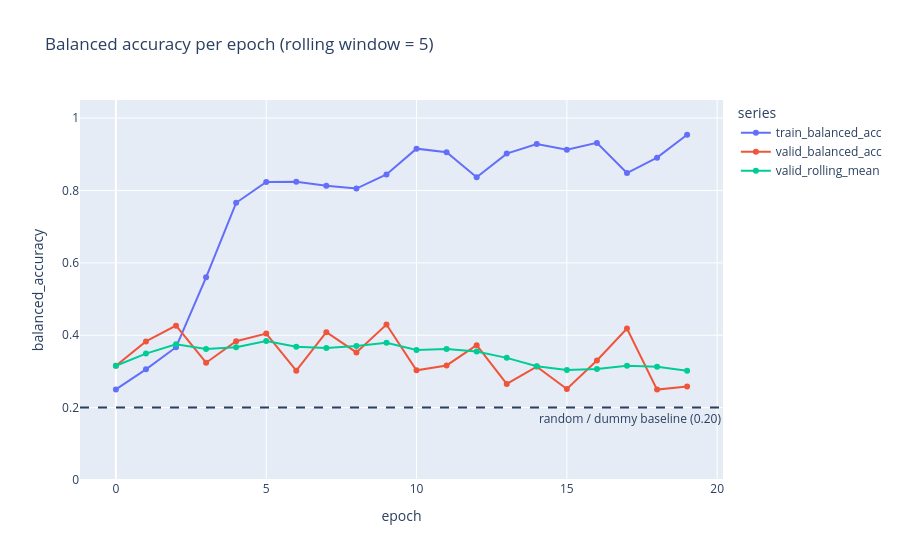

Notebook code for this chart:
### Code cell
# new: balanced accuracy per epoch for train and validation, plus a rolling mean of validation.
ROLLING_WINDOW = 5
acc_df = history_df[["epoch", "train_balanced_acc", "valid_balanced_acc"]].copy()
acc_df["valid_rolling_mean"] = acc_df["valid_balanced_acc"].rolling(ROLLING_WINDOW, min_periods=1).mean()
acc_long = acc_df.melt(
    id_vars="epoch",
    value_vars=["train_balanced_acc", "valid_balanced_acc", "valid_rolling_mean"],
    var_name="series",
    value_name="balanced_accuracy",
)
fig_acc = px.line(
    acc_long,
    x="epoch",
    y="balanced_accuracy",
    color="series",
    markers=True,
    title=f"Balanced accuracy per epoch (rolling window = {ROLLING_WINDOW})",
)

fig_acc.add_hline(
    y=0.2,
    line_dash="dash",
    annotation_text="random / dummy baseline (0.20)",
    annotation_position="bottom right",
)
fig_acc.update_yaxes(range=[0, 1.05])
fig_acc.show()

### Figure 1 — Plotly figure (JSON) as saved in the notebook; plotly's stock layout.template omitted (floating-point values rounded to 4 significant figures)
{"data": [{"hovertemplate": "series=train_balanced_acc<br>epoch=%{x}<br>balanced_accuracy=%{y}<extra></extra>", "legendgroup": "train_balanced_acc", "line": {"color": "#636efa", "dash": "solid"}, "marker": {"symbol": "circle"}, "mode": "lines+markers", "name": "train_balanced_acc", "orientation": "v", "showlegend": true, "type": "scatter", "x": [0, 1, 2, 3, 4, 5, 6, 7, 8, 9, 10, 11, 12, 13, 14, 15, 16, 17, 18, 19], "xaxis": "x", "y": [0.2503, 0.3057, 0.367, 0.5601, 0.766, 0.8235, 0.8238, 0.8131, 0.8052, 0.8444, 0.9156, 0.9054, 0.8366, 0.9018, 0.9286, 0.9125, 0.9315, 0.8481, 0.8907, 0.9539], "yaxis": "y"}, {"hovertemplate": "series=valid_balanced_acc<br>epoch=%{x}<br>balanced_accuracy=%{y}<extra></extra>", "legendgroup": "valid_balanced_acc", "line": {"color": "#EF553B", "dash": "solid"}, "marker": {"symbol": "circle"}, "mode": "lines+markers", "name": "valid_balanced_acc", "orientation": "v", "showlegend": true, "type": "scatter", "x": [0, 1, 2, 3, 4, 5, 6, 7, 8, 9, 10, 11, 12, 13, 14, 15, 16, 17, 18, 19], "xaxis": "x", "y": [0.3156, 0.383, 0.4265, 0.324, 0.3835, 0.4046, 0.3022, 0.4084, 0.3525, 0.4299, 0.3029, 0.3165, 0.3725, 0.2656, 0.3133, 0.2513, 0.3301, 0.4184, 0.2499, 0.2581], "yaxis": "y"}, {"hovertemplate": "series=valid_rolling_mean<br>epoch=%{x}<br>balanced_accuracy=%{y}<extra></extra>", "legendgroup": "valid_rolling_mean", "line": {"color": "#00cc96", "dash": "solid"}, "marker": {"symbol": "circle"}, "mode": "lines+markers", "name": "valid_rolling_mean", "orientation": "v", "showlegend": true, "type": "scatter", "x": [0, 1, 2, 3, 4, 5, 6, 7, 8, 9, 10, 11, 12, 13, 14, 15, 16, 17, 18, 19], "xaxis": "x", "y": [0.3156, 0.3493, 0.3751, 0.3623, 0.3665, 0.3843, 0.3681, 0.3645, 0.3702, 0.3795, 0.3592, 0.362, 0.3549, 0.3375, 0.3142, 0.3038, 0.3066, 0.3157, 0.3126, 0.3016], "yaxis": "y"}], "layout": {"annotations": [{"showarrow": false, "text": "random / dummy baseline (0.20)", "x": 1, "xanchor": "right", "xref": "x domain", "y": 0.2, "yanchor": "top", "yref": "y"}], "legend": {"title": {"text": "series"}, "tracegroupgap": 0}, "shapes": [{"line": {"dash": "dash"}, "type": "line", "x0": 0, "x1": 1, "xref": "x domain", "y0": 0.2, "y1": 0.2, "yref": "y"}], "title": {"text": "Balanced accuracy per epoch (rolling window = 5)"}, "xaxis": {"anchor": "y", "domain": [0, 1], "title": {"text": "epoch"}}, "yaxis": {"anchor": "x", "domain": [0, 1], "range": [0, 1.05], "title": {"text": "balanced_accuracy"}}}}
